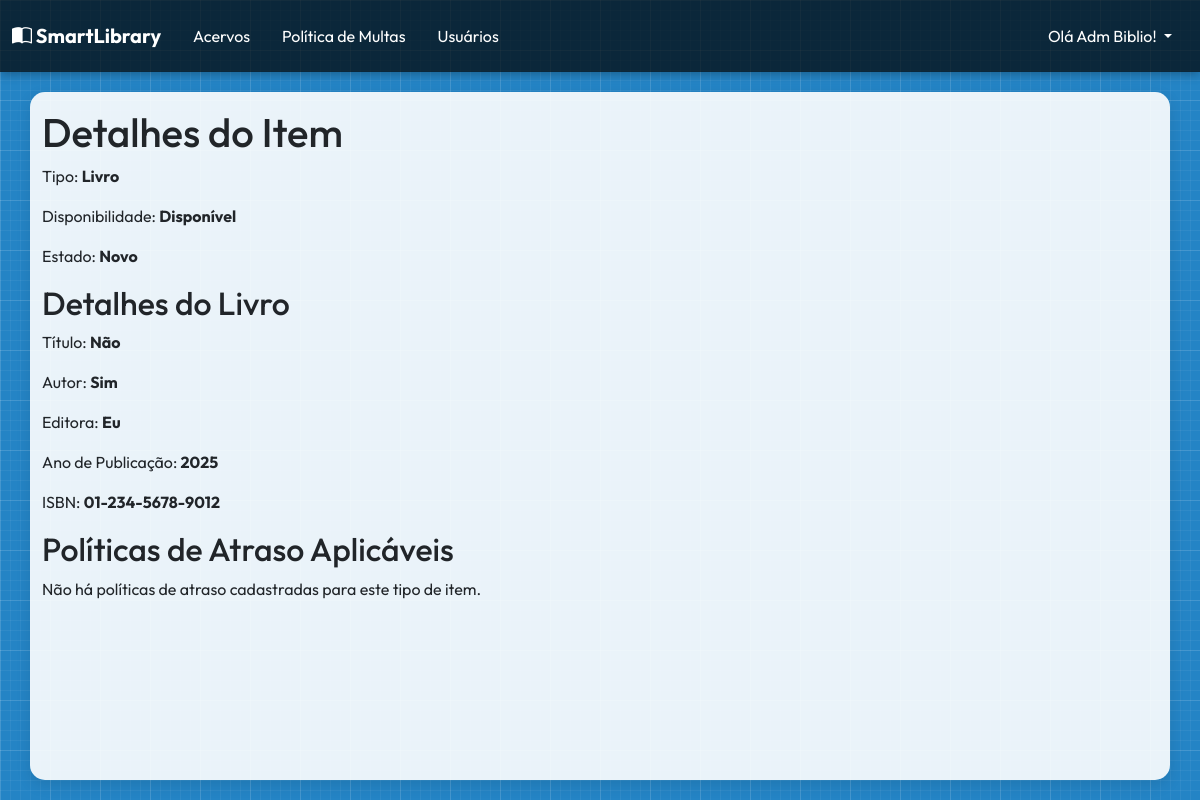
Page /collection-item/detail/2 (signed in) on the earlier database version.
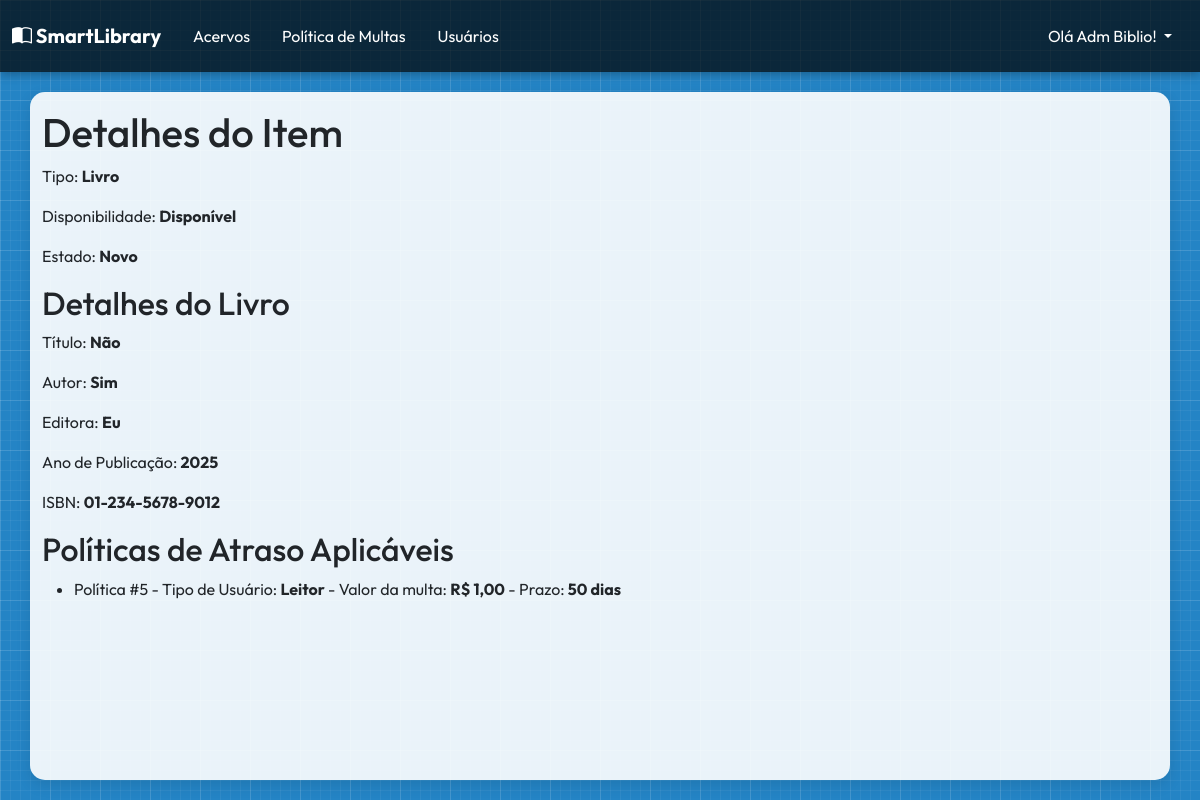
Same page on the later database version.
### collection_item/models.py (models this page shows, shortened)
class DelayPolicy(models.Model):
    TIPOS_USUARIOS = [
        (User.LEITOR, "Leitor"),
        (User.FUNCIONARIO, "Funcionário"),
    ]
    type_user = models.PositiveSmallIntegerField(
        verbose_name="Tipo de Usuário",
        choices=TIPOS_USUARIOS,
        default=User.LEITOR,
        null=False,
        blank=False,
    )
    type_item = models.PositiveSmallIntegerField(
        verbose_name="Tipo de Item",
        choices=CollectionItem.COLLECTION_TYPES,
        default=CollectionItem.LIVRO,
        null=False,
        blank=False,
    )
    max_days = models.PositiveIntegerField(
        verbose_name="Prazo maximo de emprestimo (em dias)",
        null=False,
        blank=False,
        help_text="Tempo máximo (em dias) que o usuário poderá permanecer com o Item antes de começar a receber a multa.",
        validators=[validate_upper_zero],
    )
    fine_value = models.DecimalField(
        verbose_name="Valor da multa (por dias)",
        null=False,
        blank=False,
        max_digits=10,
        decimal_places=2,
        help_text="O valor da multa é calculado com base no número de dias em que o item não foi devolvido, multiplicado pelo valor diário da multa.",
        validators=[validate_fine_value],
    )
    item_limits = models.PositiveIntegerField(
        verbose_name="Limite de itens simultâneos",
        null=False,
        blank=False,
        help_text="Limite de Itens que o usuário pode emprestar",
        validators=[validate_upper_zero],
    )
    delay_tolerance = models.PositiveIntegerField(
        verbose_name="Tolerância de atraso (Opcional)",
        null=True,
        blank=True,
        help_text="Tempo máximo (em dias) que o usuário pode permanecer com o item sem ser multado.",
    )
    class Meta:
        verbose_name = "Política de Multa e Atrazo"
        verbose_name_plural = "Políticas de Multas e Atrazos"
        ordering = ["type_user", "type_item"]
    def fine_value_formatted(self):
        return "R$ " + str(self.fine_value).replace(".", ",")

### collection_item/views.py (the view)
class CollectionItemDetailView(LibrarianPermissionMixin, DetailView):
    model = CollectionItem
    context_object_name = "item"
    template_name = "collection_item/collectionitem_detail.html"
    def get_context_data(self, **kwargs):
        context = super().get_context_data(**kwargs)
        item = self.object
        if item.type == CollectionItem.LIVRO:
            context["specific_item"] = Book.objects.get(pk=item.pk)
        else:
            context["specific_item"] = Equipment.objects.get(pk=item.pk)
        context["delaypolicy_list"] = DelayPolicy.objects.filter(type_item=item.type)
        return context

### collection_item/models.py (called while the page is built, shortened)
    def get_type_display(self):
        return dict(self.COLLECTION_TYPES).get(self.type, "Desconhecido")

    def isbn_display(self):
        isbn = self.isbn
        if isbn != 13:
            return isbn[:2] + "-" + isbn[2:5] + "-" + isbn[5:9] + "-" + isbn[9:]

### user/models.py (called while the page is built)
    def __str__(self):
        return self.username

### user/views.py (called while the page is built)
    def dispatch(self, request, *args, **kwargs):
        if (
            not request.user.is_authenticated
            or request.user.type_user != User.BIBLIOTECARIO
            or not request.user.is_superuser
        ):
            messages.warning(
                request, "Acesso restrito a Bibliotecários e Administradores"
            )
            return HttpResponseRedirect(reverse_lazy("home_page"))
        return super().dispatch(request, *args, **kwargs)

### collection_item/templates/collection_item/collectionitem_detail.html (shortened to what this page needs)
{% extends "base.html" %}
{% block main_content %}
<h1>Detalhes do Item</h1>
<p>Tipo: <strong>{{ item.get_type_display }}</strong></p>
<p>Disponibilidade: <strong>{{ item.get_availability_display }}</strong></p>
<p>Estado: <strong>{{ item.get_preservation_display }}</strong></p>
{% if item.type == 0 %}
    <h2>Detalhes do Livro</h2>
    <p>Título: <strong>{{ specific_item.title }}</strong></p>
    <p>Autor: <strong>{{ specific_item.author }}</strong></p>
    <p>Editora: <strong>{{ specific_item.publisher }}</strong></p>
    <p>Ano de Publicação: <strong>{{ specific_item.year_pub }}</strong></p>
    <p>ISBN: <strong>{{ specific_item.isbn_display }}</strong></p>
{% else %}
    <h2>Detalhes do Equipamento</h2>
    <p>Número de Série: <strong>{{ specific_item.serial_number }}</strong></p>
    <p>Marca/Modelo: <strong>{{ specific_item.brand }}</strong></p>
    <p>Especificações: <strong>{{ specific_item.specifications }}</strong></p>
{% endif %}
<h2>Políticas de Atraso Aplicáveis</h2>
{% if delaypolicy_list %}
    <ul>
    {% for policy in delaypolicy_list %}
        <li>
            Política #{{ policy.pk }} -
            Tipo de Usuário: <strong>{{ policy.get_type_user_display }}</strong> -
            Valor da multa: <strong>{{ policy.fine_value_formatted }}</strong> -
            Prazo: <strong>{{ policy.max_days }} dias</strong>
        </li>
    {% endfor %}
    </ul>
{% else %}
    <p>Não há políticas de atraso cadastradas para este tipo de item.</p>
{% endif %}
{% endblock main_content %}

Differences in the rows shown:
added DelayPolicy: pk "5", type_user "Leitor", fine_value_formatted "R$ 1,00", max_days "50"
Other differences:
text no longer shown: "Não há políticas de atraso cadastradas para este tipo de item."
